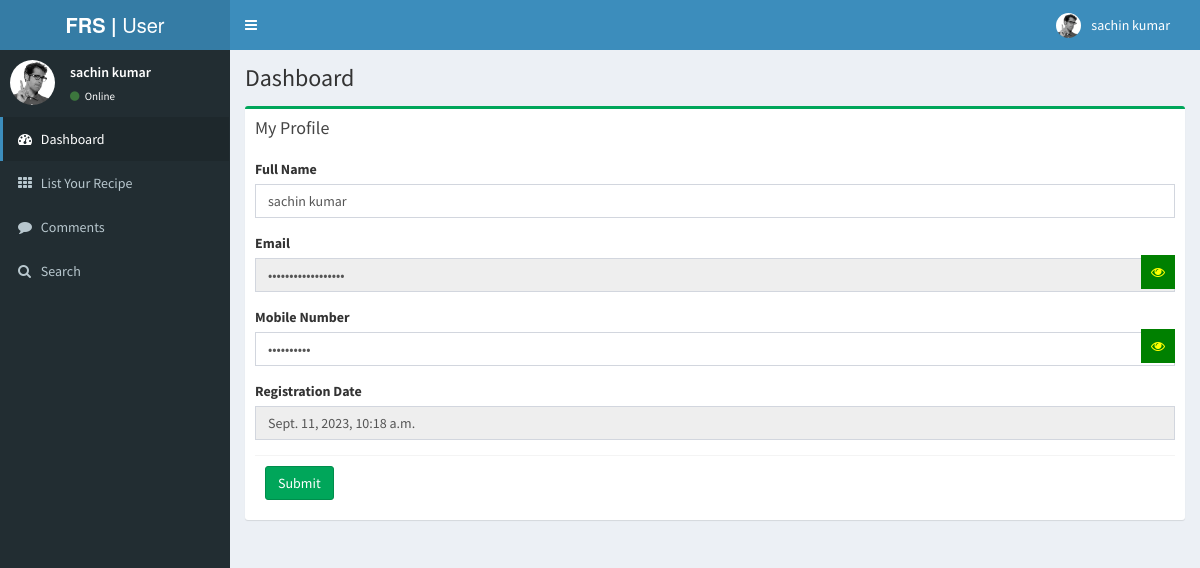
Page /user_profile/ (signed in) on the committed database.
### myapp/models.py (models this page shows, shortened)
class Registration(models.Model):
    user = models.ForeignKey(User, on_delete=models.CASCADE, null=True, blank=True)
    contact = models.CharField(max_length=200, null=True, blank=True)
    creationdate = models.DateTimeField(auto_now_add=True)

### myapp/views.py (the view, shortened to what this page needs)
# urls.py: path('user_profile/', user_profile, name="user_profile"),
@login_required(login_url='/user_Login/')
def user_profile(request):
    data = Registration.objects.get(user=request.user)
    return render(request, "user_profile.html", locals())

### myapp/templates/user_profile.html (shortened to what this page needs)
{% extends 'user_index.html' %}
{% load static %}
{% block body %}
<link rel="stylesheet" href="https://cdnjs.cloudflare.com/ajax/libs/font-awesome/4.7.0/css/font-awesome.min.css">
<section class="content">
  <div class="row">
    <div class="col-md-12">
      <div class="box box-success">
        <div class="box-header">
          <h2 class="box-title">My Profile</h2>
        </div>
        <form role="form" action="" method="post" enctype="multipart/form-data">
          <div class="box-body">
            <div class="form-group">
              <label for="exampleInputEmail1">Full Name</label>
              <input type="text" class="form-control"  name="firstname"  placeholder="Firstname" required="required" value="{{data.user.first_name}}" id="exampleInputEmail1">
            </div>
            <div class="form-group">
              <label for="email">Email</label>
              <input type="password" class="form-control" name="email" placeholder="Email" required="required" value="{{data.user.email}}" id="email" readonly>
              <span class="fa fa-eye field-icon toggle-password-2"></span>
            </div>
            <div class="form-group">
              <label for="mobile">Mobile Number</label>
              <input type="password" class="form-control" name="contact" id="mobile" placeholder="Contact Number" required="required" value="{{data.contact}}">
              <span class="fa fa-eye field-icon toggle-password"></span>
            </div>
            <div class="form-group">
              <label for="exampleInputEmail4">Registration Date</label>
              <input type="text" class="form-control" name="creationdate" required="required" readonly value="{{data.creationdate}}" id="exampleInputEmail4" placeholder="Enter Yield (E.g: 8 Servings)">
            </div>
          <div class="box-footer">
            <button type="submit" class="btn btn-success">Submit</button>
          </div>
          </div>
        </form>
      </div>
    </div>
  </div>
</section>
{% endblock %}

### myapp/templates/user_index.html (shortened to what this page needs)
<!DOCTYPE html>
{% load static %}
<html>
  <head>
    <link href="{% static 'bootstrap/css/bootstrap.min.css' %}" rel="stylesheet" type="text/css" />
    <link rel="stylesheet" href="https://cdnjs.cloudflare.com/ajax/libs/font-awesome/4.7.0/css/font-awesome.min.css">
    <link href="https://maxcdn.bootstrapcdn.com/font-awesome/4.3.0/css/font-awesome.min.css' %}" rel="stylesheet" type="text/css" />
    <link href="http://code.ionicframework.com/ionicons/2.0.0/css/ionicons.min.css' %}" rel="stylesheet" type="text/css" />
    <link href="{% static 'dist/css/AdminLTE.min.css' %}" rel="stylesheet" type="text/css" />
    <link href="{% static 'dist/css/skins/_all-skins.min.css' %}" rel="stylesheet" type="text/css" />
    <link href="{% static 'plugins/iCheck/flat/blue.css' %}" rel="stylesheet" type="text/css" />
    <link href="{% static 'plugins/morris/morris.css' %}" rel="stylesheet" type="text/css" />
    <link href="{% static 'plugins/jvectormap/jquery-jvectormap-1.2.2.css' %}" rel="stylesheet" type="text/css" />
    <link href="{% static 'plugins/datepicker/datepicker3.css' %}" rel="stylesheet" type="text/css" />
    <link href="{% static 'plugins/daterangepicker/daterangepicker-bs3.css' %}" rel="stylesheet" type="text/css" />
    <link href="{% static 'plugins/bootstrap-wysihtml5/bootstrap3-wysihtml5.min.css' %}" rel="stylesheet" type="text/css" />
  </head>
  <body class="skin-blue">
    <div class="wrapper">
      <header class="main-header">
        <a href="/user_index/" class="logo"><b>FRS |</b> User</a>
        <nav class="navbar navbar-static-top" role="navigation">
          <a href="#" class="sidebar-toggle" data-toggle="offcanvas" role="button">
          </a>
          <div class="navbar-custom-menu">
            <ul class="nav navbar-nav">
              <li class="dropdown user user-menu">
                <a href="#" class="dropdown-toggle" data-toggle="dropdown">
                  <img src="{% static 'dist/img/user2-160x160.jpg' %}" class="user-image" alt="User Image"/>
                  <span class="hidden-xs">{{ request.user.first_name }}</span>
                </a>
              </li>
            </ul>
          </div>
        </nav>
      </header>
      <aside class="main-sidebar">
        <section class="sidebar">
          <div class="user-panel">
            <div class="pull-left image">
              <img src="{% static 'dist/img/user2-160x160.jpg' %}" class="img-circle" alt="User Image" />
            </div>
            <div class="pull-left info">
              <p>{{ request.user.first_name }}</p>
              <a href="#"><i class="fa fa-circle text-success"></i> Online</a>
            </div>
          </div>
          <ul class="sidebar-menu">
            <li class="active treeview">
              <a href="/user_index/"><i class="fa fa-dashboard"></i>
                <span>Dashboard</span>
              </a>
            </li>
            <li class="treeview">
              <a href="#">
                <i class="fa fa-th"></i>
                <span>List Your Recipe</span>
              </a>
            </li>
            <li class="treeview">
              <a href="#">
                <i class="fa fa-comment"></i>
                <span>Comments</span>
              </a>
            </li>
            <li>
              <a href="/search_recipe/">
                <i class="fa fa-search"></i> <span>Search</span>
              </a>
            </li>
           </ul>
        </section>
      </aside>
      <div class="content-wrapper">
        <section class="content-header">
          <h1>
            Dashboard
          </h1>
        </section>
        {% block body %}
        {% endblock %}
      </div>
    </div>
  </body>
</html>

### myapp/templates/user_profile.html (style rules this page uses)
.field-icon { float: right; margin-left: -25px; margin-top: -37px; position: relative; background:green; color:yellow; z-index: 2; padding:10px; }

### rows in the picture
Registration: firstname "sachin kumar", creationdate "Sept. 11, 2023, 10:18 a.m."

### other values in the picture
{{ request.user.first_name }} "sachin kumar"
